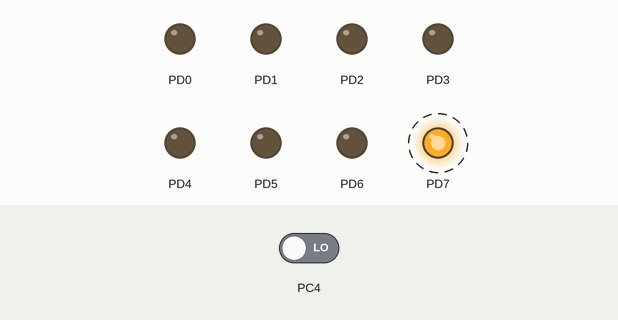
The program below on a simulated ATmega128, built with avr-gcc and emulated at 8 MHz. On the bench: output pins drawn as LEDs (lit = HIGH). Dashed ring = blinking. Inputs (shaded band) come from the test bench; at power-on: PC4 LOW.

Above: at 0.13 s.
Timing chart, 0 to 3.0 s (numbered marks = the images above):
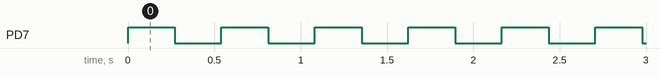

The program:

main.c
```c
/*
 * states.c
 *
 * Created: 08-Feb-18 04:43:29 PM
 * Author : Nick van Endhoven
 */

 #define F_CPU 8000000

 #include <avr/io.h>
 #include <util/delay.h>


/******************************************************************/
int main( void )
/*
short:			main() loop, entry point of executable
*******************************************************************/
{

	DDRD = 0xFF; 					// All pins PORTD are set to output
	DDRC = 0x00;					// All pins PORTC are set to input

	int s = 0;					// init state
	long t = 0;					// init tick
	int o = 0;					// init on/off

	while (1)
	{

		if(PINC & 0x10) { 			// if pin 4 on C is pressed
			if (0 == s) { s = 1; }    	// switch state
			else { s = 0;}
		}

		if(s) 				       	// check state
		{
			if(0 == t % 1000 ){              	// if tick change on/off
				if (0 == o) { o = 1; }
				else { o = 0;}
			}
		}
		else
		{
			if(0 == t % 250 ){                	// if tick change on/off
				if (0 == o) { o = 1; }
				else { o = 0;}
			}
		}

		if(0 == o){				// checks if on or off
			PORTD = 0x00;
			} else {
			PORTD = 0x80;
		}

		t++;					//increases tick
		_delay_ms( 1 );
	}

	return 1;
}
```

Measured:
- by itself, PD7: alternates HIGH for 0.27 s and LOW for 0.27 s
